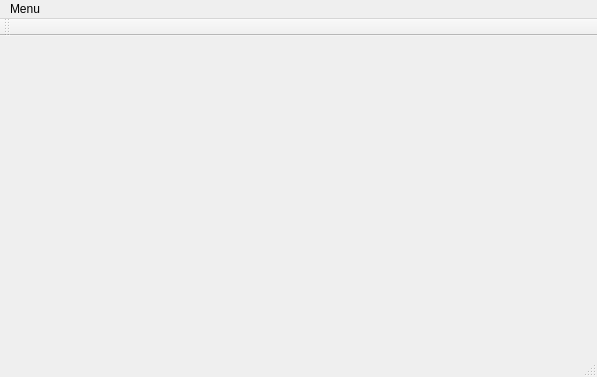
<?xml version="1.0" encoding="UTF-8"?>
<ui version="4.0">
 <class>MainWindow</class>
 <widget class="QMainWindow" name="MainWindow">
  <property name="geometry">
   <rect>
    <x>0</x>
    <y>0</y>
    <width>597</width>
    <height>377</height>
   </rect>
  </property>
  <property name="windowTitle">
   <string>MainWindow</string>
  </property>
  <widget class="QWidget" name="centralWidget"/>
  <widget class="QMenuBar" name="menuBar">
   <property name="geometry">
    <rect>
     <x>0</x>
     <y>0</y>
     <width>597</width>
     <height>29</height>
    </rect>
   </property>
   <widget class="QMenu" name="menu">
    <property name="title">
     <string>Menu</string>
    </property>
    <addaction name="actionSettings"/>
    <addaction name="separator"/>
    <addaction name="actionPresets"/>
    <addaction name="separator"/>
    <addaction name="actionQuit"/>
   </widget>
   <addaction name="menu"/>
  </widget>
  <widget class="QToolBar" name="mainToolBar">
   <attribute name="toolBarArea">
    <enum>TopToolBarArea</enum>
   </attribute>
   <attribute name="toolBarBreak">
    <bool>false</bool>
   </attribute>
  </widget>
  <widget class="QStatusBar" name="statusBar"/>
  <action name="actionQuit">
   <property name="text">
    <string>Quit</string>
   </property>
  </action>
  <action name="actionSettings">
   <property name="text">
    <string>Settings</string>
   </property>
  </action>
  <action name="actionPresets">
   <property name="text">
    <string>Presets</string>
   </property>
  </action>
 </widget>
 <layoutdefault spacing="6" margin="11"/>
 <resources/>
 <connections>
  <connection>
   <sender>actionQuit</sender>
   <signal>activated()</signal>
   <receiver>MainWindow</receiver>
   <slot>close()</slot>
   <hints>
    <hint type="sourcelabel">
     <x>-1</x>
     <y>-1</y>
    </hint>
    <hint type="destinationlabel">
     <x>252</x>
     <y>164</y>
    </hint>
   </hints>
  </connection>
 </connections>
</ui>
